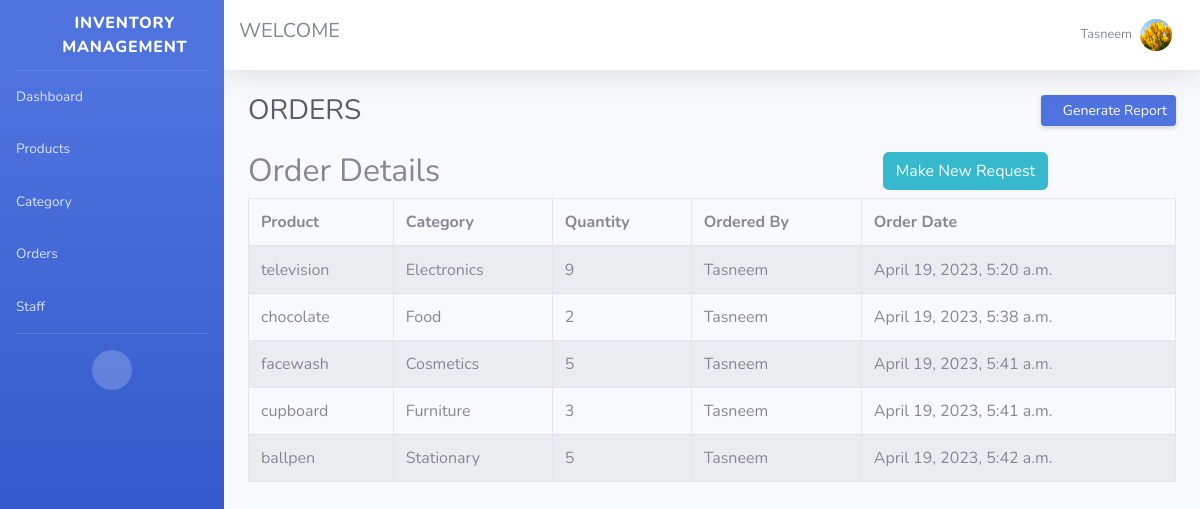
Page /orders/ (signed in) on the committed database.
### User/models.py (models this page shows, shortened)
class Profile(models.Model):
	staff = models.OneToOneField(User, on_delete=models.CASCADE, null=True)
	address = models.CharField(max_length=200,null=True)
	phone = models.CharField(max_length=10,null=True)
	image = models.ImageField(default='avatar.png',upload_to='Profile_Images')

### Dashboard/models.py (models this page shows, shortened)
class Order(models.Model):
	product = models.ForeignKey(Product, on_delete=models.CASCADE, null=True)
	staff = models.ForeignKey(User, models.CASCADE, null=True)
	order_quantity = models.PositiveIntegerField(null=True)
	date = models.DateTimeField(auto_now_add=True)
	class Meta:
		verbose_name_plural = 'Order'

class Product(models.Model):
	name = models.CharField(max_length=100, null=True,unique=True)
	category = models.ForeignKey(Category, on_delete=models.CASCADE, null=True)
	quantity = models.PositiveIntegerField(null=True)
	amount_per = models.PositiveIntegerField(null=True)
	description = models.CharField(max_length=500, null=True)
	image = models.ImageField(default='avatar.png',upload_to='Product_Images')
	class Meta:
		verbose_name_plural = 'Product'
	def __str__(self):
		return f'{self.name}'

class Category(models.Model):
	name = models.CharField(max_length=100, null=True)
	image = models.ImageField(default='avatar.png',upload_to='Category_Images')
	class Meta:
		verbose_name_plural = 'Category'
	def __str__(self):
		return f'{self.name}'

### Dashboard/views.py (the view)
# urls.py: path('orders/',views.orders,name='dashboard-orders'),
@login_required
def orders(request):
	order = Order.objects.all()
	staff = User.objects.all()
	if request.method=='POST':
		form =OrderForm(request.POST)
		if form.is_valid():
			instance = form.save(commit=False)
			instance.staff = request.user
			instance.save()
			order_id = instance.id
			order_qty = instance.order_quantity
			prodId=instance.product_id
			product_qty = list(Product.objects.filter(id=prodId).values())[0]['quantity']
			updated_qty = order_qty+product_qty
			Product.objects.filter(id=prodId).update(quantity=updated_qty)
			product_name = form.cleaned_data.get('product')
			orderQty = form.cleaned_data.get('order_quantity')
			messages.success(request,f'Order of {orderQty} { product_name} has been placed')
			return redirect('dashboard-orders')
	else:
		form = OrderForm()
	context={
		'order':order,
		'staff':staff,
		'form':form,
	}
	return render(request,'dashboard/orders.html',context)

### templates/dashboard/orders.html (shortened to what this page needs)
{% include 'partials/sidebar.html' %}
{% include 'partials/topbar.html' %}
{% load static %}
{% load crispy_forms_tags %}
    <div class="container-fluid">
		<div class="d-sm-flex align-items-center justify-content-between mb-4">
			<h1 class="h3 mb-0 text-gray-800">ORDERS</h1>
			<a href="{% url 'export_order_xls'%}" class="d-none d-sm-inline-block btn btn-sm btn-primary shadow-sm"><i class="fas fa-download fa-sm text-white-50"></i> Generate Report</a>
		</div>
		<div class="container-xl">
		    <div class="table-responsive">
		        <div class="table-wrapper">
		            <div class="table-title">
		                <div class="row">
		                    <div class="col-sm-4">
		                        <h2>Order Details</b></h2>
		                    </div>
		                    <div class ="col-sm-4">
							</div>
		                    <div class="col-sm-4">
								<a href="#makeRequest" class="btn btn-info" data-toggle="modal"> Make New Request</a>
							</div>
		                </div>
		            </div>
		            <table class="table table-striped table-hover table-bordered"  id="dataTable">
		                <thead>
		                    <tr>
		                        <th>Product</th>
		                        <th>Category</th>
		                        <th>Quantity</th>
		                        <th>Ordered By</th>
		                        <th>Order Date</th>
		                    </tr>
		                </thead>
		                <tbody>
		                	{% for order in order %}
		                    <tr>
		                        <td>{{order.product}}</td>
		                        <td>{{order.product.category}}</td>
		                        <td>{{order.order_quantity}}</td>
		                        <td>{{order.staff}}</td>
		                        <td>{{order.date}}</td>
		                    </tr>
		                    {% endfor %}
		                </tbody>
		            </table>
		        </div>
		    </div>
		</div>
    </div>
	{% include 'partials/footer.html' %}
</body>
</html>

### templates/partials/topbar.html (shortened to what this page needs)
    <div id="content-wrapper" class="d-flex flex-column">
      <div id="content">
        <nav class="navbar navbar-expand navbar-light bg-white topbar mb-4 static-top shadow">
          <div class="input-group">
            <div class="input-group-append">
              <h5>WELCOME</h5>
            </div>
          </div>
          <ul class="navbar-nav ml-auto">
            <li class="nav-item dropdown no-arrow">
              <a class="nav-link dropdown-toggle" href="#" id="userDropdown" role="button" data-toggle="dropdown" aria-haspopup="true" aria-expanded="false">
                <span class="mr-2 d-none d-lg-inline text-gray-600 small">{{user.username}}</span>
                <img class="img-profile rounded-circle" src="{{user.profile.image.url}}" onerror="this.src='../media/avatar.png'">
              </a>
            </li>
          </ul>
        </nav>

### rows in the picture
Order: product "television", product.category "Electronics", order_quantity "9", staff "Tasneem", date "April 19, 2023, 5:20 a.m."
Order: product "chocolate", product.category "Food", order_quantity "2", staff "Tasneem", date "April 19, 2023, 5:38 a.m."
Order: product "facewash", product.category "Cosmetics", order_quantity "5", staff "Tasneem", date "April 19, 2023, 5:41 a.m."
Order: product "cupboard", product.category "Furniture", order_quantity "3", staff "Tasneem", date "April 19, 2023, 5:41 a.m."
Order: product "ballpen", product.category "Stationary", order_quantity "5", staff "Tasneem", date "April 19, 2023, 5:42 a.m."

### other values in the picture
{{ user.username }} "Tasneem"
